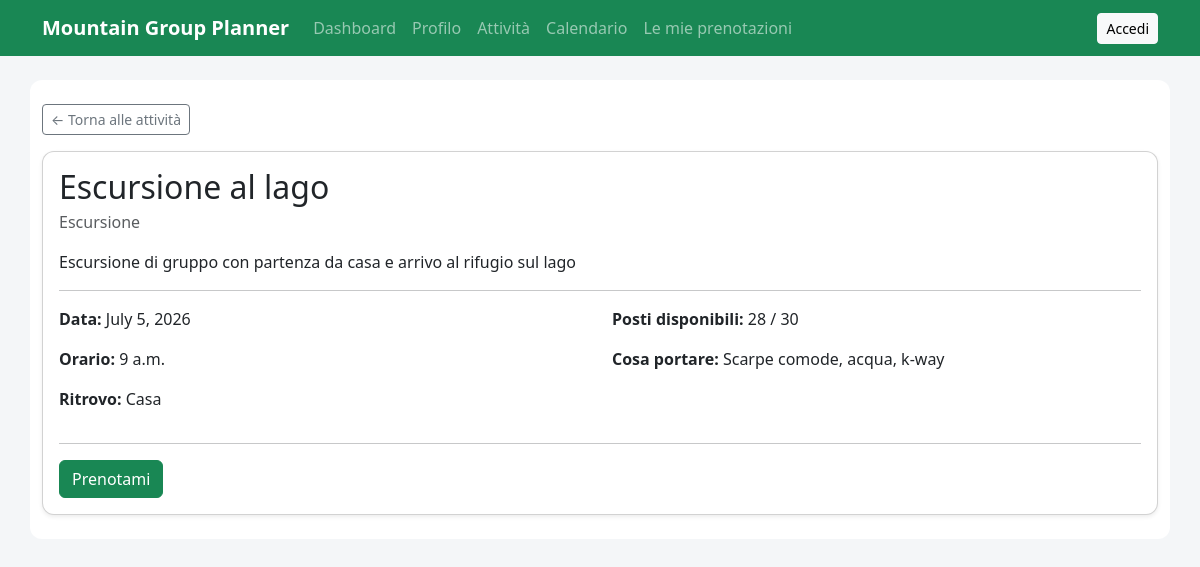
/activities/1/, run on the app's committed database.
### activities/models.py (models this page shows, shortened)
class Activity(models.Model):
    title = models.CharField(max_length=200)
    category = models.ForeignKey(
        Category,
        on_delete=models.SET_NULL,
        null=True,
        blank=True,
        related_name="activities"
    )
    description = models.TextField()
    date = models.DateField()
    start_time = models.TimeField()
    end_time = models.TimeField(blank=True, null=True)
    meeting_place = models.CharField(max_length=200)
    max_participants = models.PositiveIntegerField()
    what_to_bring = models.TextField(blank=True)
    created_by = models.ForeignKey(
        settings.AUTH_USER_MODEL,
        on_delete=models.CASCADE,
        related_name="created_activities"
    )
    created_at = models.DateTimeField(auto_now_add=True)
    updated_at = models.DateTimeField(auto_now=True)
    class Meta:
        verbose_name_plural = "Activities"
    @property
    def booked_count(self):
        return self.bookings.count()
    @property
    def available_spots(self):
        return self.max_participants - self.booked_count
    @property
    def is_full(self):
        return self.available_spots <= 0

class Category(models.Model):
    name = models.CharField(max_length=100, unique=True)
    description = models.TextField(blank=True)
    class Meta:
        verbose_name_plural = "Categories"
    def __str__(self):
        return self.name

### activities/views.py (the view)
# urls.py: path("<int:pk>/", views.activity_detail, name="activity_detail"),
def activity_detail(request, pk):
    activity = get_object_or_404(Activity, pk=pk)
    user_booking = None
    if request.user.is_authenticated:
        user_booking = Booking.objects.filter(
            user=request.user,
            activity=activity
        ).first()
    context = {
        "activity": activity,
        "user_booking": user_booking
    }
    return render(request, "activities/activity_detail.html", context)

### templates/activities/activity_detail.html (shortened to what this page needs)
{% extends "base.html" %}
{% block content %}
    <p>
        <a href="{% url 'activities:activity_list' %}" class="btn btn-outline-secondary btn-sm">
            ← Torna alle attività
        </a>
    </p>
    <div class="card shadow-sm">
        <div class="card-body">
            <div class="d-flex justify-content-between align-items-start mb-3">
                <div>
                    <h2 class="card-title mb-1">{{ activity.title }}</h2>
                    <p class="text-muted mb-0">{{ activity.category }}</p>
                </div>
            </div>
            <p>{{ activity.description }}</p>
            <hr>
            <div class="row">
                <div class="col-md-6">
                    <p><strong>Data:</strong> {{ activity.date }}</p>
                    <p><strong>Orario:</strong> {{ activity.start_time }}{% if activity.end_time %} - {{ activity.end_time }}{% endif %}</p>
                    <p><strong>Ritrovo:</strong> {{ activity.meeting_place }}</p>
                </div>
                <div class="col-md-6">
                    <p><strong>Posti disponibili:</strong> {{ activity.available_spots }} / {{ activity.max_participants }}</p>
                    <p><strong>Cosa portare:</strong> {{ activity.what_to_bring|default:"Non specificato" }}</p>
                </div>
            </div>
            <hr>
            {% if user_booking %}
                <div class="alert alert-success">
                    Sei già prenotato a questa attività.
                </div>
                <form method="post" action="{% url 'activities:cancel_booking' activity.pk %}">
                    {% csrf_token %}
                    <button type="submit" class="btn btn-outline-danger">
                        Annulla prenotazione
                    </button>
                </form>
            {% elif activity.is_full %}
                <div class="alert alert-warning">
                    Questa attività è al completo.
                </div>
            {% else %}
                <form method="post" action="{% url 'activities:book_activity' activity.pk %}">
                    <button type="submit" class="btn btn-success">
                        Prenotami
                    </button>
                </form>
            {% endif %}
        </div>
    </div>
{% endblock %}

### static/css/style.css (style rules this page uses)
body { background-color: #f4f6f8; }
.card { border-radius: 12px; }

### data on the page
Activity: title "Escursione al lago", category "Escursione", description "Escursione di gruppo con partenza da casa e arrivo al rifugio sul lago", date "July 5, 2026", start_time "9 a.m.", meeting_place "Casa", available_spots "28", max_participants "30", what_to_bring "Scarpe comode, acqua, k-way"
